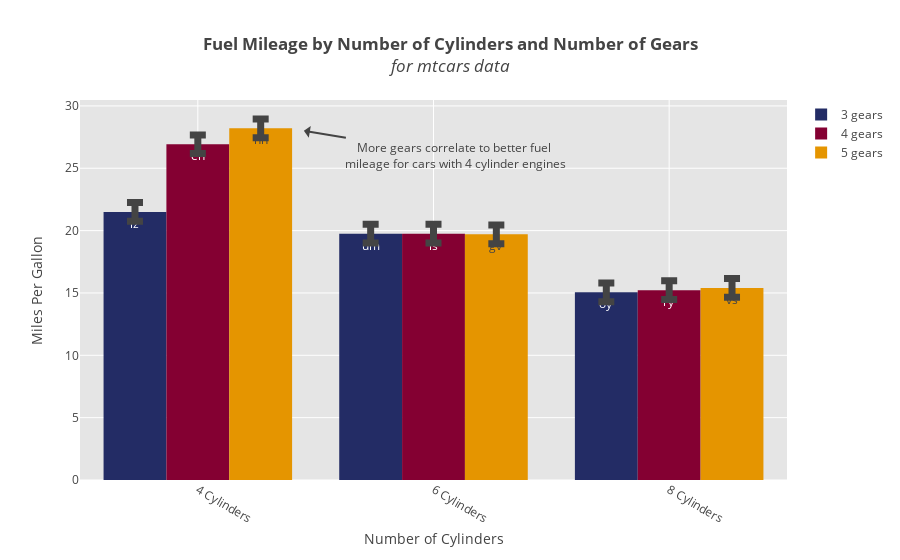

Notebook code cell kept with this figure:
### Markdown cell above
Now add more detail by adding elements to `args`:

### Code cell
# add additional characteristics to graph
title = '<b>Fuel Mileage by Number of Cylinders and Number of Gears</b>'
title += '<br><i>for mtcars data</i>'
args['title'] = title
args['names'] = names
args['errors'] = errors
args['xlab'] = 'Number of Cylinders'
args['ylab'] = 'Miles Per Gallon'
args['annotations'] = [{'text':'More gears correlate to better fuel<br> mileage for cars with 4 cylinder engines',
                        'x':0.45, 'y':28, 'ax':150, 'ay':25, 'showarrow':True}]

fig = barplot.create_graph(**args)

### Figure 1 — Plotly figure (JSON) as saved in the notebook; plotly's stock layout.template omitted (floating-point values rounded to 4 significant figures)
{"data": [{"error_y": {"array": [0.75, 0.75, 0.75], "thickness": 7, "type": "data", "visible": true, "width": 8}, "marker": {"color": "#232C65"}, "name": "3 gears", "text": ["lz", "um", "oy"], "type": "bar", "uid": "51f4ec36-fa35-11e8-b47f-a0481cac4f9d", "x": ["4 Cylinders", "6 Cylinders", "8 Cylinders"], "y": [21.5, 19.75, 15.05]}, {"error_y": {"array": [0.75, 0.75, 0.75], "thickness": 7, "type": "data", "visible": true, "width": 8}, "marker": {"color": "#840032"}, "name": "4 gears", "text": ["eh", "ls", "ry"], "type": "bar", "uid": "51f4ec37-fa35-11e8-ab8b-a0481cac4f9d", "x": ["4 Cylinders", "6 Cylinders", "8 Cylinders"], "y": [26.93, 19.75, 15.23]}, {"error_y": {"array": [0.75, 0.75, 0.75], "thickness": 7, "type": "data", "visible": true, "width": 8}, "marker": {"color": "#E59500"}, "name": "5 gears", "text": ["nh", "gv", "vs"], "type": "bar", "uid": "51f4ec38-fa35-11e8-a130-a0481cac4f9d", "x": ["4 Cylinders", "6 Cylinders", "8 Cylinders"], "y": [28.2, 19.7, 15.4]}], "layout": {"annotations": [{"ax": 150, "ay": 25, "showarrow": true, "text": "More gears correlate to better fuel<br> mileage for cars with 4 cylinder engines", "x": 0.45, "y": 28}], "hovermode": "closest", "plot_bgcolor": "rgb(229, 229, 229)", "title": "<b>Fuel Mileage by Number of Cylinders and Number of Gears</b><br><i>for mtcars data</i>", "xaxis": {"gridcolor": "rgb(255,255,255)", "tickangle": 30, "title": "Number of Cylinders", "zerolinecolor": "rgb(255,255,255)"}, "yaxis": {"gridcolor": "rgb(255,255,255)", "title": "Miles Per Gallon", "zerolinecolor": "rgb(255,255,255)"}}}
